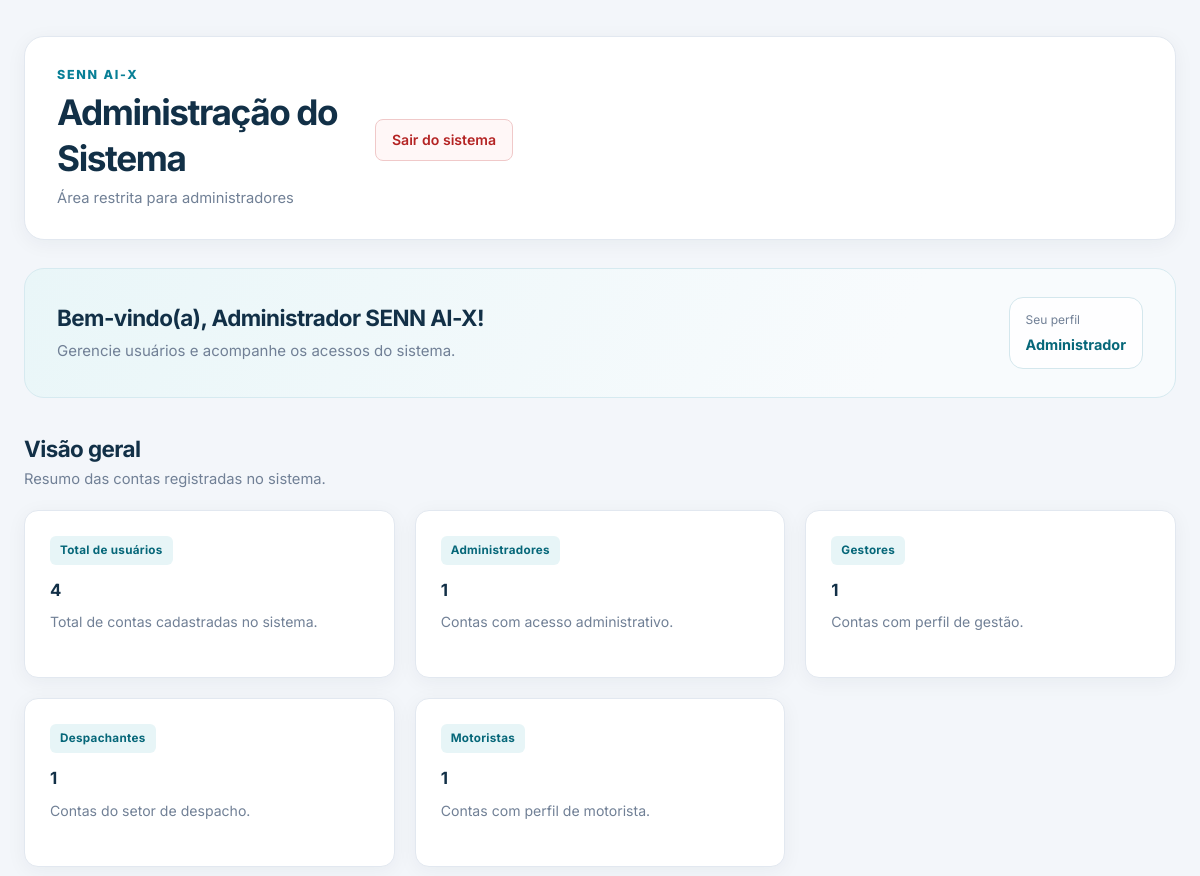
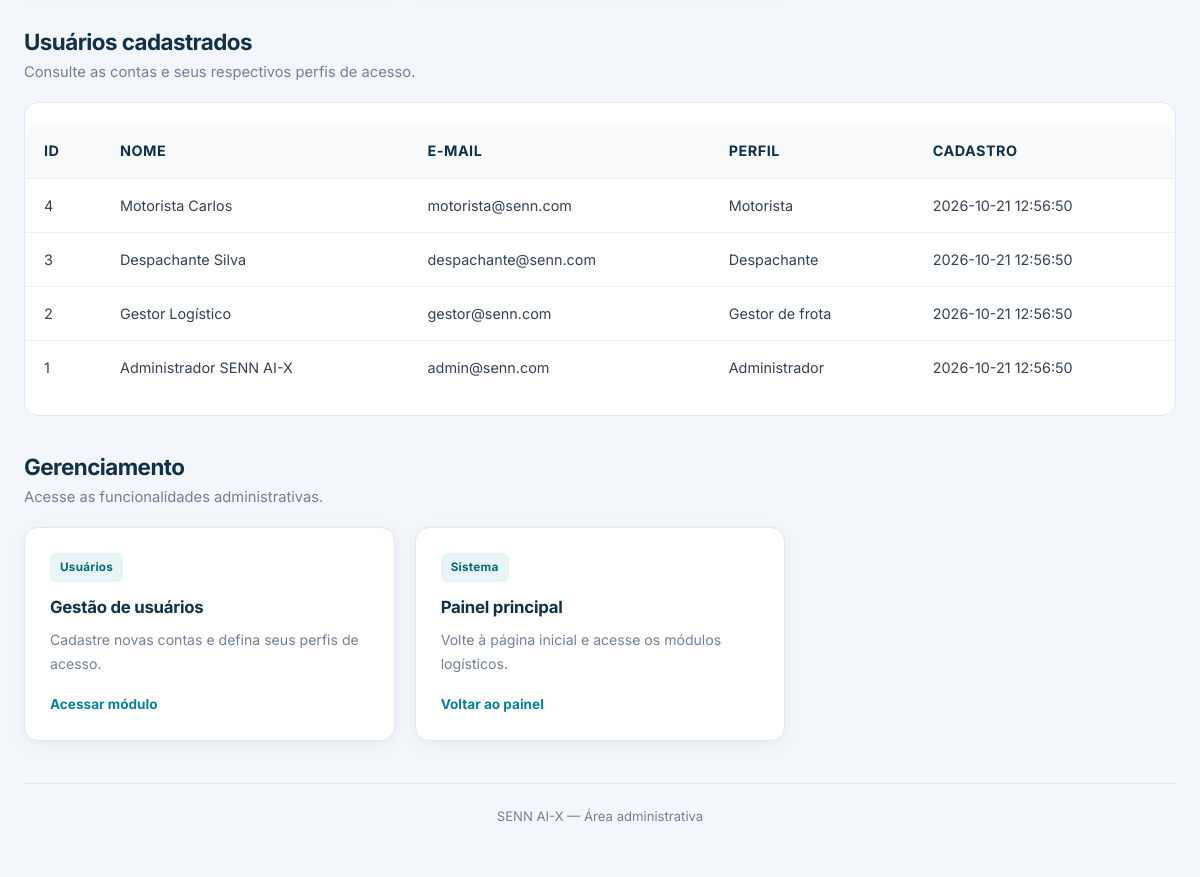
The page /admin.php (signed in) on the database its author committed (2 pictures, top to bottom).
### tables this page shows
CREATE TABLE usuarios (
    id INT AUTO_INCREMENT PRIMARY KEY,
    nome VARCHAR(100) NOT NULL,
    email VARCHAR(100) UNIQUE NOT NULL,
    senha VARCHAR(255) NOT NULL,
    perfil ENUM(
        'administrador',
        'gestor',
        'despachante',
        'motorista'
    ) NOT NULL DEFAULT 'despachante',
    criado_em TIMESTAMP DEFAULT CURRENT_TIMESTAMP
);

### admin.php (the view, shortened to what this page needs)
<?php
require_once __DIR__ . "/conexao.php";
$nomeUsuario = htmlspecialchars(
    $_SESSION["usuario_nome"] ?? "Administrador",
    ENT_QUOTES,
    "UTF-8"
);
$totalUsuarios = null;
$usuarios = [];
$usuariosPorPerfil = [
    "administrador" => 0,
    "gestor" => 0,
    "despachante" => 0,
    "motorista" => 0
];
$nomesPerfis = [
    "administrador" => "Administrador",
    "gestor" => "Gestor de frota",
    "despachante" => "Despachante",
    "motorista" => "Motorista"
];
try {
    $consulta = $pdo->query("SELECT COUNT(*) FROM usuarios");
    $totalUsuarios = (int) $consulta->fetchColumn();
    $sql = "SELECT perfil, COUNT(*) AS total
            FROM usuarios
            GROUP BY perfil";
    $consulta = $pdo->query($sql);
    while ($usuario = $consulta->fetch()) {
        $perfil = $usuario["perfil"];
        if (array_key_exists($perfil, $usuariosPorPerfil)) {
            $usuariosPorPerfil[$perfil] = (int) $usuario["total"];
        }
    }
    $sql = "SELECT id, nome, email, perfil, criado_em
            FROM usuarios
            ORDER BY id DESC";
    $consulta = $pdo->query($sql);
    $usuarios = $consulta->fetchAll();
} catch (PDOException $erro) {
    error_log("Erro ao consultar usuários: " . $erro->getMessage());
    $totalUsuarios = null;
    $usuarios = [];
    $mensagem = "Não foi possível carregar os dados dos usuários.";
}
?>
<!DOCTYPE html>
<html lang="pt-BR">
<head>
    <link rel="stylesheet" href="style.css">
</head>
<body>
    <main class="painel-container">
        <header class="painel-header">
            <div>
                <p class="painel-identificacao">SENN AI-X</p>
                <h1>Administração do Sistema</h1>
                <p class="painel-subtitulo">
                    Área restrita para administradores
                </p>
            </div>
            <form method="POST" action="logout.php" class="form-logout">
                <button class="painel-sair" type="submit">Sair do sistema</button>
            </form>
        </header>
        <section class="painel-boas-vindas">
            <div>
                <h2>Bem-vindo(a), <?= $nomeUsuario ?>!</h2>
                <p>Gerencie usuários e acompanhe os acessos do sistema.</p>
            </div>
            <div class="painel-perfil">
                <span>Seu perfil</span>
                <strong>Administrador</strong>
            </div>
        </section>
        <section class="painel-secao">
            <div class="painel-secao-titulo">
                <h2>Visão geral</h2>
                <p>Resumo das contas registradas no sistema.</p>
            </div>
            <div class="painel-grid">
                <article class="painel-card">
                    <span class="painel-card-categoria">Total de usuários</span>
                    <h3>
                        <?= $totalUsuarios === null ? "Indisponível" : $totalUsuarios ?>
                    </h3>
                    <p>Total de contas cadastradas no sistema.</p>
                </article>
                <article class="painel-card">
                    <span class="painel-card-categoria">Administradores</span>
                    <h3><?= $usuariosPorPerfil["administrador"] ?></h3>
                    <p>Contas com acesso administrativo.</p>
                </article>
                <article class="painel-card">
                    <span class="painel-card-categoria">Gestores</span>
                    <h3><?= $usuariosPorPerfil["gestor"] ?></h3>
                    <p>Contas com perfil de gestão.</p>
                </article>
                <article class="painel-card">
                    <span class="painel-card-categoria">Despachantes</span>
                    <h3><?= $usuariosPorPerfil["despachante"] ?></h3>
                    <p>Contas do setor de despacho.</p>
                </article>
                <article class="painel-card">
                    <span class="painel-card-categoria">Motoristas</span>
                    <h3><?= $usuariosPorPerfil["motorista"] ?></h3>
                    <p>Contas com perfil de motorista.</p>
                </article>
            </div>
        </section>
        <section class="painel-secao">
            <div class="painel-secao-titulo">
                <h2>Usuários cadastrados</h2>
                <p>Consulte as contas e seus respectivos perfis de acesso.</p>
            </div>
            <?php if (count($usuarios) > 0): ?>
                <div class="tabela-responsiva">
                    <table>
                        <thead>
                            <tr>
                                <th>ID</th>
                                <th>Nome</th>
                                <th>E-mail</th>
                                <th>Perfil</th>
                                <th>Cadastro</th>
                            </tr>
                        </thead>
                        <tbody>
                            <?php foreach ($usuarios as $usuario): ?>
                                <tr>
                                    <td>
                                        <?= (int) $usuario["id"] ?>
                                    </td>
                                    <td>
                                        <?= htmlspecialchars($usuario["nome"], ENT_QUOTES, "UTF-8") ?>
                                    </td>
                                    <td>
                                        <?= htmlspecialchars($usuario["email"], ENT_QUOTES, "UTF-8") ?>
                                    </td>
                                    <td>
                                        <?= htmlspecialchars(
                                            $nomesPerfis[$usuario["perfil"]] ?? "Não definido",
                                            ENT_QUOTES,
                                            "UTF-8"
                                        ) ?>
                                    </td>
                                    <td>
                                        <?= htmlspecialchars(
                                            $usuario["criado_em"] ?? "Não informado",
                                            ENT_QUOTES,
                                            "UTF-8"
                                        ) ?>
                                    </td>
                                </tr>
                            <?php endforeach; ?>
                        </tbody>
                    </table>
                </div>
            <?php else: ?>
                <p>Nenhum usuário encontrado.</p>
            <?php endif; ?>
        </section>
        <section class="painel-secao">
            <div class="painel-secao-titulo">
                <h2>Gerenciamento</h2>
                <p>Acesse as funcionalidades administrativas.</p>
            </div>
            <div class="painel-grid">
                <a class="painel-card" href="cadastro.php">
                    <span class="painel-card-categoria">Usuários</span>
                    <h3>Gestão de usuários</h3>
                    <p>Cadastre novas contas e defina seus perfis de acesso.</p>
                    <span class="painel-card-link">Acessar módulo</span>
                </a>
                <a class="painel-card" href="painel.php">
                    <span class="painel-card-categoria">Sistema</span>
                    <h3>Painel principal</h3>
                    <p>Volte à página inicial e acesse os módulos logísticos.</p>
                    <span class="painel-card-link">Voltar ao painel</span>
                </a>
            </div>
        </section>
        <footer class="painel-footer">
            <p>SENN AI-X — Área administrativa</p>
        </footer>
    </main>
</body>
</html>

### rows shown on the page
usuarios: id "4", nome "Motorista Carlos", email "motorista@senn.com", perfil "Motorista", criado_em "2026-10-21 12:56:50"
usuarios: id "3", nome "Despachante Silva", email "despachante@senn.com", perfil "Despachante", criado_em "2026-10-21 12:56:50"
usuarios: id "2", nome "Gestor Logístico", email "gestor@senn.com", perfil "Gestor de frota", criado_em "2026-10-21 12:56:50"
usuarios: id "1", nome "Administrador SENN AI-X", email "admin@senn.com", perfil "Administrador", criado_em "2026-10-21 12:56:50"

### other values the page prints
$nomeUsuario "Administrador SENN AI-X"
$totalUsuarios "4"
$usuariosPorPerfil["administrador"] "1"
$usuariosPorPerfil["gestor"] "1"
$usuariosPorPerfil["despachante"] "1"
$usuariosPorPerfil["motorista"] "1"
